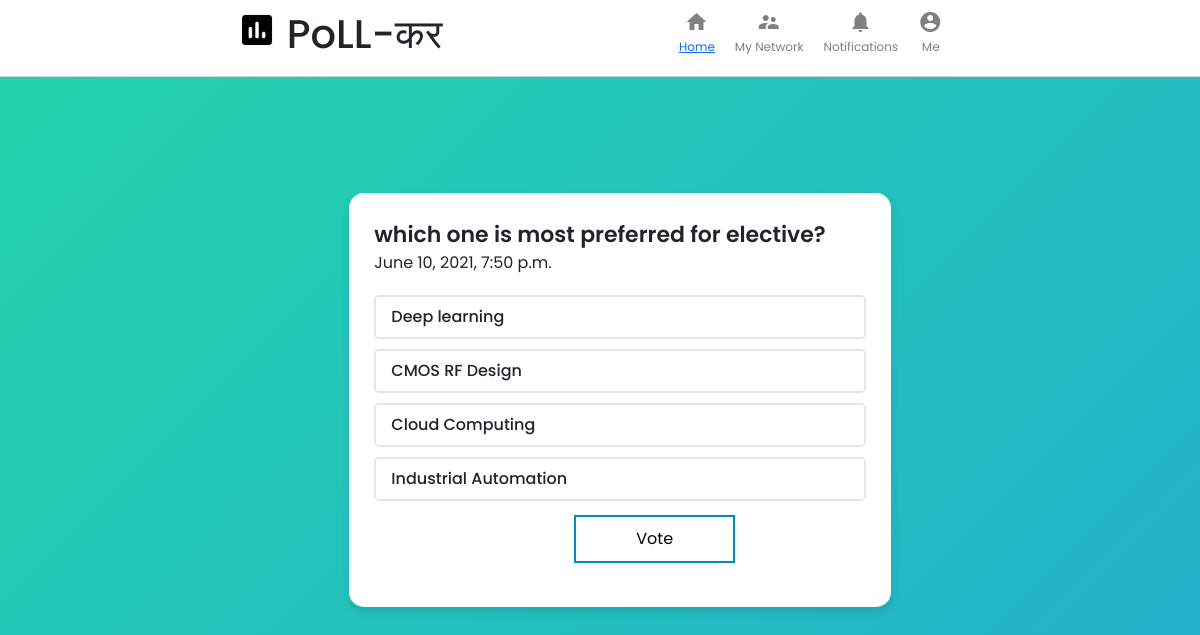
The app's page /vote/4 with its own data.
### main/models.py (models this page shows, shortened)
class Poll(models.Model):
    question = models.TextField()
    datetime = models.DateTimeField(auto_now=True)
    option_one = models.CharField(max_length=56)
    option_two = models.CharField(max_length=56)
    option_three = models.CharField(max_length=56)
    option_four = models.CharField(max_length=56)
    option_one_count = models.IntegerField(default=0)
    option_two_count = models.IntegerField(default=0)
    option_three_count = models.IntegerField(default=0)
    option_four_count = models.IntegerField(default=0)

### main/views.py (the view, shortened to what this page needs)
# urls.py: path('vote/<int:pk>', views.vote, name= 'vote' ),
def vote(request, pk):
    poll = models.Poll.objects.get(pk=pk)
    context = {
        'poll': poll
    }
    return render( request, 'main/vote.html', context)

### templates/main/vote.html (shortened to what this page needs)
{% load static %}
<!DOCTYPE html>
<html lang="en">
<head>
    <link href="https://cdn.jsdelivr.net/npm/bootstrap@5.0.1/dist/css/bootstrap.min.css" rel="stylesheet">
    <link rel="stylesheet" href="{% static 'css/index.css' %}" />
    <link rel="stylesheet" href="{% static 'css/card.css' %}">
</head>
<body>
    <div class="header">
        <div class="header__left">
            <img src="{% static 'img/logo1.png' %}" alt="" />
            <h1>PoLL-कर</h1>
        </div>
        <div class="header__right">
            <div class="headerOption">
                <i class="material-icons headerOption__icon"> home </i>
                <h3><a class="active" href="{% url 'allpolls' %}">Home</a></h3>
            </div>
            <div class="headerOption">
                <i class="material-icons headerOption__icon"> supervisor_account </i>
                <h3>My Network</h3>
            </div>
            <div class="headerOption">
                <i class="material-icons headerOption__icon"> notifications </i>
                <h3>Notifications</h3>
            </div>
            <div class="headerOption">
                <i class="material-icons headerOption__icon"> account_circle </i>
                <h3>Me</h3>
            </div>
        </div>
    </div>
    <br><br><br><br>
            <div>
                <div class="wrapper">
                    <header>{{ poll.question }}</header>
                    <span class="text">{{ poll.datetime }}</span>
                    <form method="POST">
                    <div class="poll-area">
                        <label for="opt-1" class="opt-1">
                            <div class="row">
                                <div class="column">
                                    <span>{{ poll.option_one }}</span>
                                </div>
                            </div>
                        </label>
                        <label for="opt-2" class="opt-2">
                            <div class="row">
                                <div class="column">
                                    <span class="text">{{ poll.option_two }}</span>
                                </div>
                            </div>
                        </label>
                        <label for="opt-3" class="opt-3">
                            <div class="row">
                                <div class="column">
                                    <span class="text">{{ poll.option_three }}</span>
                                </div>
                            </div>
                        </label>
                        <label for="opt-4" class="opt-4">
                            <div class="row">
                                <div class="column">
                                    <span class="text">{{ poll.option_four }}</span>
                                </div>
                            </div>
                        </label>
                        <div>
                            <button type="submit" class="button button2">Vote</button>
                        </div>
                    </div>
                    </form>
                </div>
            </div>
</body>
</html>

### static/css/index.css (style rules this page uses)
* { margin: 0; padding: 0; }
body { background-repeat: no-repeat; background: linear-gradient(-45deg, #ee7752, #e73c7e, #23a6d5, #23d5ab); background-size: 400% 400%; animation: gradient 15s ease infinite; display: flex; flex-direction: column; align-items: center; }
.header__left img { object-fit: contain; height: 40px; margin-right: 10px; }
.header { width: 100%; display: flex; position: sticky; top: 0; z-index: 999; justify-content: space-evenly; border-bottom: 0.1px solid lightgray; padding-top: 10px; padding-bottom: 10px; width: 100%; background-color: white; }
.header__left { display: flex; }
.header__right { display: flex; }
.headerOption { display: flex; flex-direction: column; align-items: center; margin-right: 20px; color: gray; cursor: pointer; }
.headerOption h3 { font-size: 12px; margin-top: 10px; font-weight: 400; }
.headerOption__icon { margin-right: 5px; height: 20px; width: 20px; }

### static/css/card.css (style rules this page uses)
* { margin: 0; padding: 0; box-sizing: border-box; font-family: 'Poppins', sans-serif; }
.button { border: none; color: white; padding: 10px 60px; text-align: center; text-decoration: none; display: inline-block; font-size: 16px; margin: 4px 2px; transition-duration: 0.4s; cursor: pointer; margin-left: 200px; }
.button2 { background-color: white; color: black; border: 2px solid #008CBA; }
.wrapper { background: #fff; border-radius: 15px; padding: 25px; max-width: 650; margin: 20px; width: 100%; box-shadow: 0px 5px 10px rgba(0,0,0,0.1); }
.wrapper header { font-size: 22px; font-weight: 600; }
.wrapper .poll-area { margin: 20px 0 15px 0; }
.poll-area label { display: block; margin-bottom: 10px; border-radius: 5px; padding: 8px 15px; border: 2px solid #e6e6e6; transition: all 0.2s ease; }
label .row { display: flex; pointer-events: none; justify-content: space-between; }
label .row .column { display: flex; align-items: center; }
label .row span { font-size: 16px; font-weight: 500; }

### records on screen
Poll: question "which one is most preferred for elective?", datetime "June 10, 2021, 7:50 p.m.", option_one "Deep learning", option_two "CMOS RF Design", option_three "Cloud Computing", option_four "Industrial Automation"
